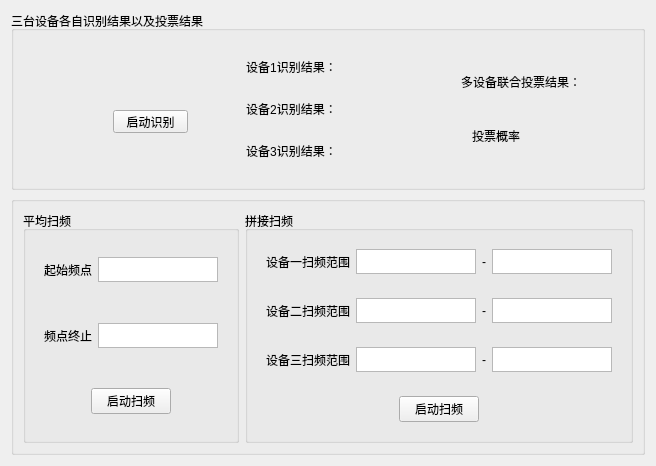
         <widget class="QWidget" name="page_10">
          <layout class="QVBoxLayout" name="verticalLayout_4">
           <item>
            <widget class="QGroupBox" name="groupBox">
             <property name="title">
              <string>三台设备各自识别结果以及投票结果</string>
             </property>
             <layout class="QHBoxLayout" name="horizontalLayout_22">
              <item>
               <widget class="QWidget" name="widget_35" native="true">
                <widget class="QPushButton" name="pushButton_8">
                 <property name="geometry">
                  <rect>
                   <x>90</x>
                   <y>70</y>
                   <width>75</width>
                   <height>23</height>
                  </rect>
                 </property>
                 <property name="text">
                  <string>启动识别</string>
                 </property>
                </widget>
               </widget>
              </item>
              <item>
               <widget class="QWidget" name="widget_26" native="true">
                <layout class="QVBoxLayout" name="verticalLayout_16">
                 <item>
                  <widget class="QWidget" name="widget_29" native="true">
                   <layout class="QHBoxLayout" name="horizontalLayout_23">
                    <item>
                     <widget class="QLabel" name="label_4">
                      <property name="text">
                       <string>设备1识别结果：</string>
                      </property>
                      <property name="alignment">
                       <set>Qt::AlignCenter</set>
                      </property>
                     </widget>
                    </item>
                    <item>
                     <widget class="QLabel" name="label_51">
                      <property name="text">
                       <string/>
                      </property>
                      <property name="alignment">
                       <set>Qt::AlignCenter</set>
                      </property>
                     </widget>
                    </item>
                   </layout>
                  </widget>
                 </item>
                 <item>
                  <widget class="QWidget" name="widget_30" native="true">
                   <layout class="QHBoxLayout" name="horizontalLayout_7">
                    <item>
                     <widget class="QLabel" name="label_52">
                      <property name="text">
                       <string>设备2识别结果：</string>
                      </property>
                      <property name="alignment">
                       <set>Qt::AlignCenter</set>
                      </property>
                     </widget>
                    </item>
                    <item>
                     <widget class="QLabel" name="label_53">
                      <property name="text">
                       <string/>
                      </property>
                      <property name="alignment">
                       <set>Qt::AlignCenter</set>
                      </property>
                     </widget>
                    </item>
                   </layout>
                  </widget>
                 </item>
                 <item>
                  <widget class="QWidget" name="widget_33" native="true">
                   <layout class="QHBoxLayout" name="horizontalLayout_25">
                    <item>
                     <widget class="QLabel" name="label_54">
                      <property name="text">
                       <string>设备3识别结果：</string>
                      </property>
                      <property name="alignment">
                       <set>Qt::AlignCenter</set>
                      </property>
                     </widget>
                    </item>
                    <item>
                     <widget class="QLabel" name="label_56">
                      <property name="text">
                       <string/>
                      </property>
                      <property name="alignment">
                       <set>Qt::AlignCenter</set>
                      </property>
                     </widget>
                    </item>
                   </layout>
                  </widget>
                 </item>
                </layout>
               </widget>
              </item>
              <item>
               <widget class="QWidget" name="widget_27" native="true">
                <layout class="QVBoxLayout" name="verticalLayout_17">
                 <item>
                  <widget class="QWidget" name="widget_32" native="true">
                   <layout class="QVBoxLayout" name="verticalLayout_20">
                    <item>
                     <widget class="QWidget" name="widget_36" native="true">
                      <layout class="QHBoxLayout" name="horizontalLayout_27">
                       <item>
                        <widget class="QLabel" name="label_57">
                         <property name="text">
                          <string>多设备联合投票结果：</string>
                         </property>
                         <property name="alignment">
                          <set>Qt::AlignCenter</set>
                         </property>
                        </widget>
                       </item>
                       <item>
                        <widget class="QLabel" name="label_62">
                         <property name="text">
                          <string/>
                         </property>
                         <property name="alignment">
                          <set>Qt::AlignCenter</set>
                         </property>
                        </widget>
                       </item>
                      </layout>
                     </widget>
                    </item>
                    <item>
                     <widget class="QWidget" name="widget_37" native="true">
                      <layout class="QHBoxLayout" name="horizontalLayout_28">
                       <item>
                        <widget class="QLabel" name="label_55">
                         <property name="text">
                          <string>投票概率</string>
                         </property>
                         <property name="alignment">
                          <set>Qt::AlignCenter</set>
                         </property>
                        </widget>
                       </item>
                       <item>
                        <widget class="QLabel" name="label_61">
                         <property name="text">
                          <string/>
                         </property>
                         <property name="alignment">
                          <set>Qt::AlignCenter</set>
                         </property>
                        </widget>
                       </item>
                      </layout>
                     </widget>
                    </item>
                   </layout>
                  </widget>
                 </item>
                </layout>
               </widget>
              </item>
             </layout>
            </widget>
           </item>
           <item>
            <widget class="QGroupBox" name="groupBox_2">
             <property name="title">
              <string/>
             </property>
             <layout class="QHBoxLayout" name="horizontalLayout_32">
              <item>
               <widget class="QGroupBox" name="groupBox_6">
                <property name="title">
                 <string>平均扫频</string>
                </property>
                <layout class="QVBoxLayout" name="verticalLayout_18">
                 <item>
                  <widget class="QWidget" name="widget_28" native="true">
                   <layout class="QHBoxLayout" name="horizontalLayout_8">
                    <item>
                     <widget class="QLabel" name="label_63">
                      <property name="text">
                       <string>起始频点</string>
                      </property>
                      <property name="alignment">
                       <set>Qt::AlignCenter</set>
                      </property>
                     </widget>
                    </item>
                    <item>
                     <widget class="QTextEdit" name="textEdit_5">
                      <property name="sizePolicy">
                       <sizepolicy hsizetype="Maximum" vsizetype="Maximum">
                        <horstretch>0</horstretch>
                        <verstretch>0</verstretch>
                       </sizepolicy>
                      </property>
                      <property name="maximumSize">
                       <size>
                        <width>120</width>
                        <height>25</height>
                       </size>
                      </property>
                     </widget>
                    </item>
                   </layout>
                  </widget>
                 </item>
                 <item>
                  <widget class="QWidget" name="widget_31" native="true">
                   <layout class="QHBoxLayout" name="horizontalLayout_24">
                    <item>
                     <widget class="QLabel" name="label_64">
                      <property name="sizePolicy">
                       <sizepolicy hsizetype="Maximum" vsizetype="Preferred">
                        <horstretch>0</horstretch>
                        <verstretch>0</verstretch>
                       </sizepolicy>
                      </property>
                      <property name="maximumSize">
                       <size>
                        <width>1000</width>
                        <height>16777215</height>
                       </size>
                      </property>
                      <property name="text">
                       <string>频点终止</string>
                      </property>
                      <property name="alignment">
                       <set>Qt::AlignCenter</set>
                      </property>
                     </widget>
                    </item>
                    <item>
                     <widget class="QTextEdit" name="textEdit_6">
                      <property name="sizePolicy">
                       <sizepolicy hsizetype="Maximum" vsizetype="Maximum">
                        <horstretch>0</horstretch>
                        <verstretch>0</verstretch>
                       </sizepolicy>
                      </property>
                      <property name="maximumSize">
                       <size>
                        <width>120</width>
                        <height>25</height>
                       </size>
                      </property>
                     </widget>
                    </item>
                   </layout>
                  </widget>
                 </item>
                 <item>
                  <widget class="QWidget" name="widget_34" native="true">
                   <layout class="QHBoxLayout" name="horizontalLayout_26">
                    <item>
                     <spacer name="horizontalSpacer_4">
                      <property name="orientation">
                       <enum>Qt::Horizontal</enum>
                      </property>
                      <property name="sizeHint" stdset="0">
                       <size>
                        <width>40</width>
                        <height>20</height>
                       </size>
                      </property>
                     </spacer>
                    </item>
                    <item>
                     <widget class="QPushButton" name="averageSweep">
                      <property name="text">
                       <string>启动扫频</string>
                      </property>
                     </widget>
                    </item>
                    <item>
                     <spacer name="horizontalSpacer_5">
                      <property name="orientation">
                       <enum>Qt::Horizontal</enum>
                      </property>
                      <property name="sizeHint" stdset="0">
                       <size>
                        <width>40</width>
                        <height>20</height>
                       </size>
                      </property>
                     </spacer>
                    </item>
                   </layout>
                  </widget>
                 </item>
                </layout>
               </widget>
              </item>
              <item>
               <widget class="QGroupBox" name="groupBox_7">
                <property name="title">
                 <string>拼接扫频</string>
                </property>
                <layout class="QVBoxLayout" name="verticalLayout_19">
                 <item>
                  <widget class="QWidget" name="widget_38" native="true">
                   <layout class="QHBoxLayout" name="horizontalLayout_29">
                    <item>
                     <widget class="QLabel" name="label_67">
                      <property name="text">
                       <string>设备一扫频范围</string>
                      </property>
                      <property name="alignment">
                       <set>Qt::AlignCenter</set>
                      </property>
                     </widget>
                    </item>
                    <item>
                     <widget class="QTextEdit" name="textEdit_11">
                      <property name="sizePolicy">
                       <sizepolicy hsizetype="Maximum" vsizetype="Maximum">
                        <horstretch>0</horstretch>
                        <verstretch>0</verstretch>
                       </sizepolicy>
                      </property>
                      <property name="maximumSize">
                       <size>
                        <width>120</width>
                        <height>25</height>
                       </size>
                      </property>
                     </widget>
                    </item>
                    <item>
                     <widget class="QLabel" name="label_9">
                      <property name="maximumSize">
                       <size>
                        <width>16</width>
                        <height>16777215</height>
                       </size>
                      </property>
                      <property name="text">
                       <string>-</string>
                      </property>
                     </widget>
                    </item>
                    <item>
                     <widget class="QTextEdit" name="textEdit_14">
                      <property name="sizePolicy">
                       <sizepolicy hsizetype="Maximum" vsizetype="Maximum">
                        <horstretch>0</horstretch>
                        <verstretch>0</verstretch>
                       </sizepolicy>
                      </property>
                      <property name="maximumSize">
                       <size>
                        <width>120</width>
                        <height>25</height>
                       </size>
                      </property>
                     </widget>
                    </item>
                   </layout>
                  </widget>
                 </item>
                 <item>
                  <widget class="QWidget" name="widget_39" native="true">
                   <layout class="QHBoxLayout" name="horizontalLayout_30">
                    <item>
                     <widget class="QLabel" name="label_68">
                      <property name="sizePolicy">
                       <sizepolicy hsizetype="Maximum" vsizetype="Preferred">
                        <horstretch>0</horstretch>
                        <verstretch>0</verstretch>
                       </sizepolicy>
                      </property>
                      <property name="maximumSize">
                       <size>
                        <width>1000</width>
                        <height>16777215</height>
                       </size>
                      </property>
                      <property name="text">
                       <string>设备二扫频范围</string>
                      </property>
                      <property name="alignment">
                       <set>Qt::AlignCenter</set>
                      </property>
                     </widget>
                    </item>
                    <item>
                     <widget class="QTextEdit" name="textEdit_12">
                      <property name="sizePolicy">
                       <sizepolicy hsizetype="Maximum" vsizetype="Maximum">
                        <horstretch>0</horstretch>
                        <verstretch>0</verstretch>
                       </sizepolicy>
                      </property>
                      <property name="maximumSize">
                       <size>
                        <width>120</width>
                        <height>25</height>
                       </size>
                      </property>
                     </widget>
                    </item>
                    <item>
                     <widget class="QLabel" name="label_10">
                      <property name="maximumSize">
                       <size>
                        <width>16</width>
                        <height>16777215</height>
                       </size>
                      </property>
                      <property name="text">
                       <string>-</string>
                      </property>
                     </widget>
                    </item>
                    <item>
                     <widget class="QTextEdit" name="textEdit_15">
                      <property name="sizePolicy">
                       <sizepolicy hsizetype="Maximum" vsizetype="Maximum">
                        <horstretch>0</horstretch>
                        <verstretch>0</verstretch>
                       </sizepolicy>
                      </property>
                      <property name="maximumSize">
                       <size>
                        <width>120</width>
                        <height>25</height>
                       </size>
                      </property>
                     </widget>
                    </item>
                   </layout>
                  </widget>
                 </item>
                 <item>
                  <widget class="QWidget" name="widget_43" native="true">
                   <layout class="QHBoxLayout" name="horizontalLayout_33">
                    <item>
                     <widget class="QLabel" name="label_69">
                      <property name="sizePolicy">
                       <sizepolicy hsizetype="Maximum" vsizetype="Preferred">
                        <horstretch>0</horstretch>
                        <verstretch>0</verstretch>
                       </sizepolicy>
                      </property>
                      <property name="maximumSize">
                       <size>
                        <width>1000</width>
                        <height>16777215</height>
                       </size>
                      </property>
                      <property name="text">
                       <string>设备三扫频范围</string>
                      </property>
                      <property name="alignment">
                       <set>Qt::AlignCenter</set>
                      </property>
                     </widget>
                    </item>
                    <item>
                     <widget class="QTextEdit" name="textEdit_13">
                      <property name="sizePolicy">
                       <sizepolicy hsizetype="Maximum" vsizetype="Maximum">
                        <horstretch>0</horstretch>
                        <verstretch>0</verstretch>
                       </sizepolicy>
                      </property>
                      <property name="maximumSize">
                       <size>
                        <width>120</width>
                        <height>25</height>
                       </size>
                      </property>
                     </widget>
                    </item>
                    <item>
                     <widget class="QLabel" name="label_11">
                      <property name="maximumSize">
                       <size>
                        <width>16</width>
                        <height>16777215</height>
                       </size>
                      </property>
                      <property name="text">
                       <string>-</string>
                      </property>
                     </widget>
                    </item>
                    <item>
                     <widget class="QTextEdit" name="textEdit_16">
                      <property name="sizePolicy">
                       <sizepolicy hsizetype="Maximum" vsizetype="Maximum">
                        <horstretch>0</horstretch>
                        <verstretch>0</verstretch>
                       </sizepolicy>
                      </property>
                      <property name="maximumSize">
                       <size>
                        <width>120</width>
                        <height>25</height>
                       </size>
                      </property>
                     </widget>
                    </item>
                   </layout>
                  </widget>
                 </item>
                 <item>
                  <widget class="QWidget" name="widget_42" native="true">
                   <layout class="QHBoxLayout" name="horizontalLayout_31">
                    <item>
                     <spacer name="horizontalSpacer_6">
                      <property name="orientation">
                       <enum>Qt::Horizontal</enum>
                      </property>
                      <property name="sizeHint" stdset="0">
                       <size>
                        <width>40</width>
                        <height>20</height>
                       </size>
                      </property>
                     </spacer>
                    </item>
                    <item>
                     <widget class="QPushButton" name="contSweep">
                      <property name="text">
                       <string>启动扫频</string>
                      </property>
                     </widget>
                    </item>
                    <item>
                     <spacer name="horizontalSpacer_7">
                      <property name="orientation">
                       <enum>Qt::Horizontal</enum>
                      </property>
                      <property name="sizeHint" stdset="0">
                       <size>
                        <width>40</width>
                        <height>20</height>
                       </size>
                      </property>
                     </spacer>
                    </item>
                   </layout>
                  </widget>
                 </item>
                </layout>
               </widget>
              </item>
             </layout>
            </widget>
           </item>
          </layout>
         </widget>
